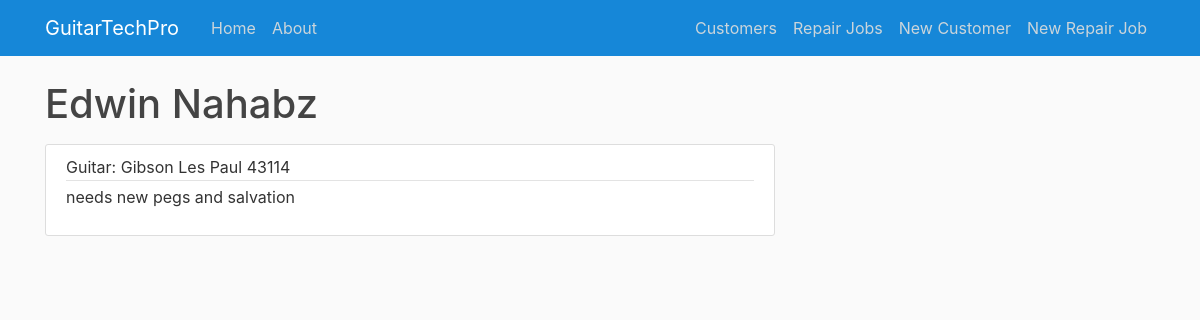
The app's page /customers/view/2 with its own data.
### app/models.py (models this page shows, shortened)
class Guitar(db.Model):
    id = db.Column(db.Integer, primary_key=True)
    brand = db.Column(db.String(50), nullable=False)
    model = db.Column(db.String(50), nullable=False)
    serial_number = db.Column(db.String(50), nullable=True)
    description = db.Column(db.String(250), nullable=False)
    repair_status = db.Column(db.String(50), nullable=False)
    customer_id = db.Column(db.Integer, db.ForeignKey('customer.id'), nullable=False)

class Customer(db.Model):
    id = db.Column(db.Integer, primary_key=True)
    firstname = db.Column(db.String(50), nullable=False)
    lastname = db.Column(db.String(50), nullable=False)
    phone = db.Column(db.String(20), nullable=False)
    email = db.Column(db.String(120), nullable=True)
    guitars = db.relationship('Guitar', backref='customer', lazy=True)

### app/routes.py (the view)
@app.route('/customers/view/<int:customer_id>', methods=['GET', 'POST'])
def view_customer_guitars(customer_id):
    guitars = Guitar.query.filter_by(customer_id=customer_id)
    return render_template('view_customer_guitars.html', guitars=guitars)

### app/templates/view_customer_guitars.html
{% extends 'base.html' %}
 {% block content %}
  {% for guitar in guitars %}
 <h1 class="mb-3">{{ guitar.customer.firstname }} {{ guitar.customer.lastname }}</h1>
 <article class="media content-section">
     <div class="media-body">
       <div class="article-metadata">
            <a class="mr-2">Guitar: {{ guitar.brand }} {{ guitar.model }} {{ guitar.serial_number }}</a>
       </div>
       <p class="article-content">{{ guitar.description }}</p>
     </div>
   </article>
 {% endfor %}
    {% endblock %}

### app/static/main.css (style rules this page uses)
body { background: #fafafa; color: #333333; margin-top: 5rem; }
h1, h2, h3, h4, h5, h6 { color: #444444; }
.content-section { background: #ffffff; padding: 10px 20px; border: 1px solid #dddddd; border-radius: 3px; margin-bottom: 20px; }
.article-content { white-space: pre-line; }
.article-metadata { padding-bottom: 1px; margin-bottom: 4px; border-bottom: 1px solid #e3e3e3 }

### records on screen
Guitar: customer.firstname "Edwin", customer.lastname "Nahabz", brand "Gibson", model "Les Paul", serial_number "43114", description "needs new pegs and salvation"
